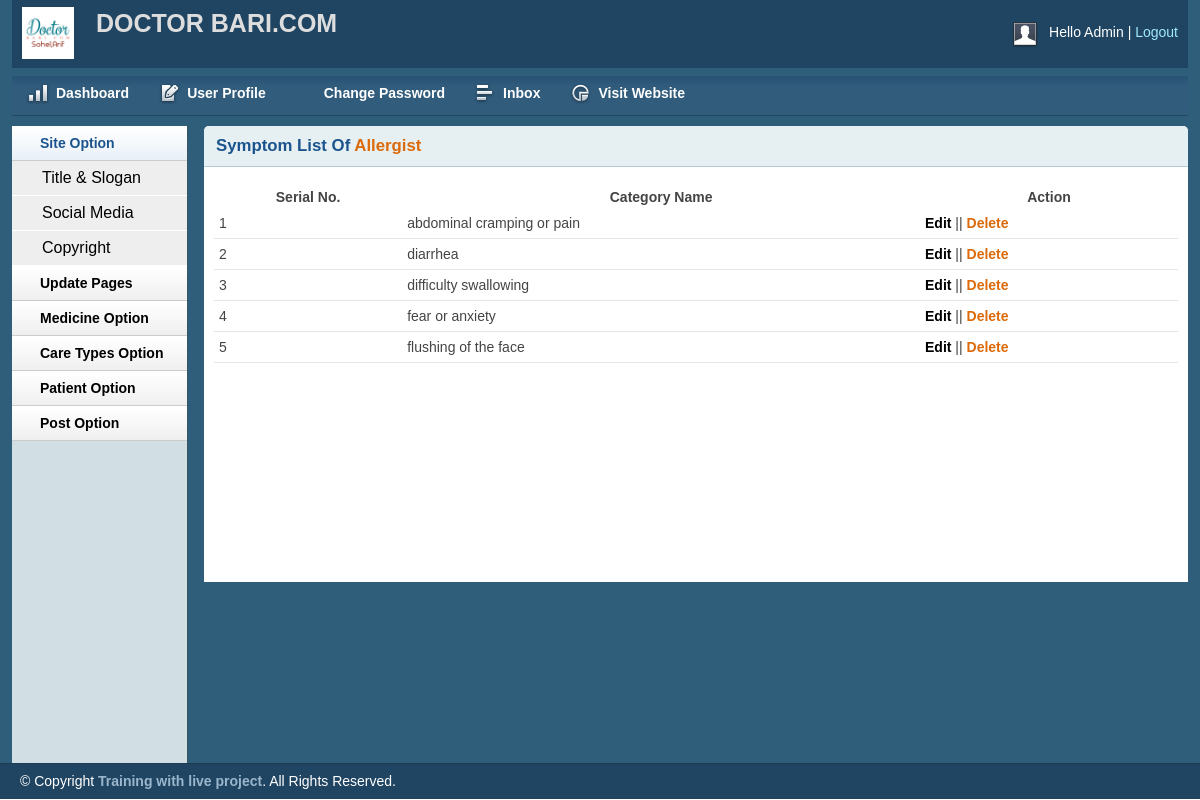
Page /admin/symptomListByCategory.php?id=1 on the committed database.
### tables this page shows
CREATE TABLE `types_of_care` (
  `id` int(11) NOT NULL,
  `care_name` varchar(255) NOT NULL
);

CREATE TABLE `name_of_symtom` (
  `id` int(11) NOT NULL,
  `symtomName` varchar(255) NOT NULL,
  `symtomCode` int(11) NOT NULL
);

### configure/Database.php (called while the page is built, shortened)
<?php
class Database {
    public $db_name=Db_name;
    public $user=user;
    public $password=pass;
    public $host=host;
    public $connection;
    public function __construct() {
        $this->connection=new mysqli($this->host, $this->user, $this->password, $this->db_name);
        if($this->connection){
            return TRUE;
        } else {
            $this->error="Connection error".$this->connection->connect_error;
            return FALSE;
        }
    }
    public function insert($query){
        $result=$this->connection->query($query)or die($this->connection->error.__LINE__);
        if($result){
            return $result;
        } else {
            return FALSE;
        }
    }
}

### admin/symptomListByCategory.php (the view, shortened to what this page needs)
<?php include 'header.php';?>
<?php
 include '../configure/Database.php';
 $DB=new Database();
 ?>
            <div class="box round first grid">
                                                                  <?php
                                       if (isset($_GET['id'])){
                               $query="select * from types_of_care where id='$_GET[id]'";
                               $result=$DB->insert($query);
                               $name=$result->fetch_assoc();
                                    ?>
                <h2>Symptom List Of  <span  style="color: #DC6A0A;"> <?php echo $name['care_name'];?></span></h2>
                <div class="block">
                    <table class="data display datatable" id="example">
					<thead>
						<tr>
							<th>Serial No.</th>
							<th>Category Name</th>
							<th>Action</th>
						</tr>
					</thead>
					<tbody>
       <?php
                   $query="select * from name_of_symtom where symtomCode='$_GET[id]'";
                       $result=$DB->insert($query);
                             if($result){
                                    $i=0;
                                    foreach ($result as $row){
                                   $i++;
                                        ?>
						<tr class="odd gradeX">
							<td><?php echo $i;?></td>
                                                        <td><?php echo $row['symtomName'];?> </td>
							<td><a href="?id=<?php echo $row['id'];?>">Edit</a> ||
                                                             <a href="?id=<?php echo $row['id'];?> " style="color: #DC6A0A">Delete</a>
                                                        </td>
						</tr>
                                                <?php
                                    }
                               }  else {
                                    echo '<h3 style="color: red"> Not success full</h3>';
                               }
                                       }           ?>
					</tbody>
				</table>
               </div>
            </div>
        </div>
    </div>
    <div id="site_info">
       <p>
         &copy; Copyright <a href="http://trainingwithliveproject.com">Training with live project</a>. All Rights Reserved.
        </p>
    </div>
</body>
</html>

### admin/header.php (shortened to what this page needs)
<!DOCTYPE html>
<html>
<head>
    <link rel="stylesheet" type="text/css" href="css/reset.css" media="screen" />
    <link rel="stylesheet" type="text/css" href="css/text.css" media="screen" />
    <link rel="stylesheet" type="text/css" href="css/grid.css" media="screen" />
    <link rel="stylesheet" type="text/css" href="css/layout.css" media="screen" />
    <link rel="stylesheet" type="text/css" href="css/nav.css" media="screen" />
    <link href="css/table/demo_page.css" rel="stylesheet" type="text/css" />
</head>
<body>
    <div class="container_12">
        <div class="grid_12 header-repeat">
            <div id="branding">
                <div class="floatleft logo">
                    <img src="img/livelogo.jpg" alt="Logo" />
				</div>
				<div class="floatleft middle">
					<h1>DOCTOR BARI.COM</h1>
				</div>
                <div class="floatright">
                    <div class="floatleft">
                        <img src="img/img-profile.jpg" alt="Profile Pic" /></div>
                    <div class="floatleft marginleft10">
                        <ul class="inline-ul floatleft">
                            <li>Hello Admin</li>
                            <li><a href="?logout">Logout</a></li>
                        </ul>
                    </div>
                </div>
            </div>
        </div>
        <div class="grid_12">
            <ul class="nav main">
                <li class="ic-dashboard"><a href="index.php"><span>Dashboard</span></a> </li>
                <li class="ic-form-style"><a href=""><span>User Profile</span></a></li>
                <li class="ic-typography"><a href="changepassword.php"><span>Change Password</span></a></li>
                <li class="ic-grid-tables"><a href="inbox.php"><span>Inbox</span></a></li>
                <li class="ic-charts"><a href="postlist.php"><span>Visit Website</span></a></li>
            </ul>
        </div>
        <div class="grid_2">
            <div class="box sidemenu">
                <div class="block" id="section-menu">
                    <ul class="section menu">
                       <li><a class="menuitem">Site Option</a>
                            <ul class="submenu">
                                <li><a href="titleslogan.php">Title & Slogan</a></li>
                                <li><a href="social.php">Social Media</a></li>
                                <li><a href="copyright.php">Copyright</a></li>
                            </ul>
                        </li>
                         <li><a class="menuitem">Update Pages</a>
                        </li>
                              <li><a class="menuitem">Medicine Option </a>
                        </li>
                        <li><a class="menuitem">Care Types Option </a>
                        </li>
                              <li><a class="menuitem">Patient Option </a>
                        </li>
                        <li><a class="menuitem">Post Option</a>
                        </li>
                    </ul>
                </div>
            </div>
        </div>
        <div class="grid_10">

### admin/css/layout.css (style rules this page uses)
body { background: #fff none repeat scroll 0 0; color: #444; font-size: 14px; padding: 0; }
.floatleft { float:left; }
.logo img { margin-top: -15px; width: 52px; }
.middle { margin-left: 22px; margin-top: -14px; }
.middle h1 { color:#ddd;margin:0 }
.floatright { float:right; }
.inline-ul li { display:inline; color:#fff; }
.marginleft10 { margin-left:10px; }
a { color: #000; font-weight:bold; text-decoration: none; }
.container_12, .container_16 { background:#2E5E79; }
h1, h2, h3, h4, h5, h6 { line-height:1.2em; margin-bottom:.3em; }
h2 { margin-top:1em; }
#branding { font-weight: normal; margin-bottom: 0; padding: 22px 10px 3px; text-align: left; }
.header-repeat { background:url(../img/header-repeat.jpg) repeat-x; }
#branding a { color:#A1EAFF; font-weight:normal; }
#branding a:before { content:" | "; color:#fff; }
#branding ul, #branding ul li { margin:0px; padding:0px; }
#branding li { padding:0px 0px 0px 0px !important; }
.box { background:#fff; margin-bottom:20px; padding:10px 10px 10px 10px; margin-left:-8px; }
.box.grid { padding-bottom:40px; }
.box.round { -moz-border-radius: 5px 5px 0px 0px; -webkit-border-radius: 5px 5px 0px 0px; border-radius: 5px 5px 0px 0px; }
.box h2 { font-size:1.2em; font-weight:bold; color:#1B548D; background:#E6F0F3; margin:-10px -10px 0 -10px; padding:10px 12px; border-bottom:1px solid #B3CBD6; -moz-border-radius: 5px 5px 0px 0px; -webkit-border-radius: 5px 5px 0px 0px; border-radius: 5px 5px 0px 0px; }
.box.first { min-height: 406px; }
.block { padding-top:20px; }
.box.sidemenu { background-color:#D1DEE4; border-right:1px solid #3A5665; padding:0px; margin:0px; cursor:pointer; }
.box.sidemenu .block { padding-top:0px; margin-top:0px; }
p { margin-bottom:1em; }
ul, ol { padding-top:0; }
ul.menu { list-style:none; border-top:1px solid #bbb; }
ul.menu li { margin:0; }
ul.menu li a { display:block; padding:4px 10px; border-bottom:1px solid #ccc; }
ul.menu ul { list-style:none; margin:0; }
ul.menu ul li a { padding-left:30px; }
ul.section { border-top:0; margin-bottom:0; }
ul.section li a { background:url(../img/sidemenu-repeat.jpg) repeat-x; line-height:26px; padding-left:28px; }
ul.section li li a { background:#ddd; border-bottom:1px solid #eee; }
ul.section ul li { text-transform:none; }
ul.section ul.current li a { background: #eee none repeat scroll 0 0; border-bottom: 1px solid #fff; font-size: 16px; font-weight: normal; }
ul.section li a.current { color:#1B548D; background:url(../img/sidemenu-repeat-hover.jpg) repeat-x; }
#site_info { color:#fff; background:#204562; border-top:1px solid #1d3b53; padding-left:20px; }
#site_info p { line-height:35px; margin-bottom:0px; }
#site_info a { color:#9ab6cc; }
.block { padding-bottom:1px; }
table.display { margin: 0 auto; clear: both; width: 100%; }
tr.odd { height: 30px; line-height: 30px; border-bottom:1px solid #e6e6e6; }
tr.odd td, tr.even td { padding-left:5px; }

### rows in the picture
types_of_care: care_name "Allergist"
name_of_symtom: symtomName "abdominal cramping or pain"
name_of_symtom: symtomName "diarrhea"
name_of_symtom: symtomName "difficulty swallowing"
name_of_symtom: symtomName "fear or anxiety"
name_of_symtom: symtomName "flushing of the face"
